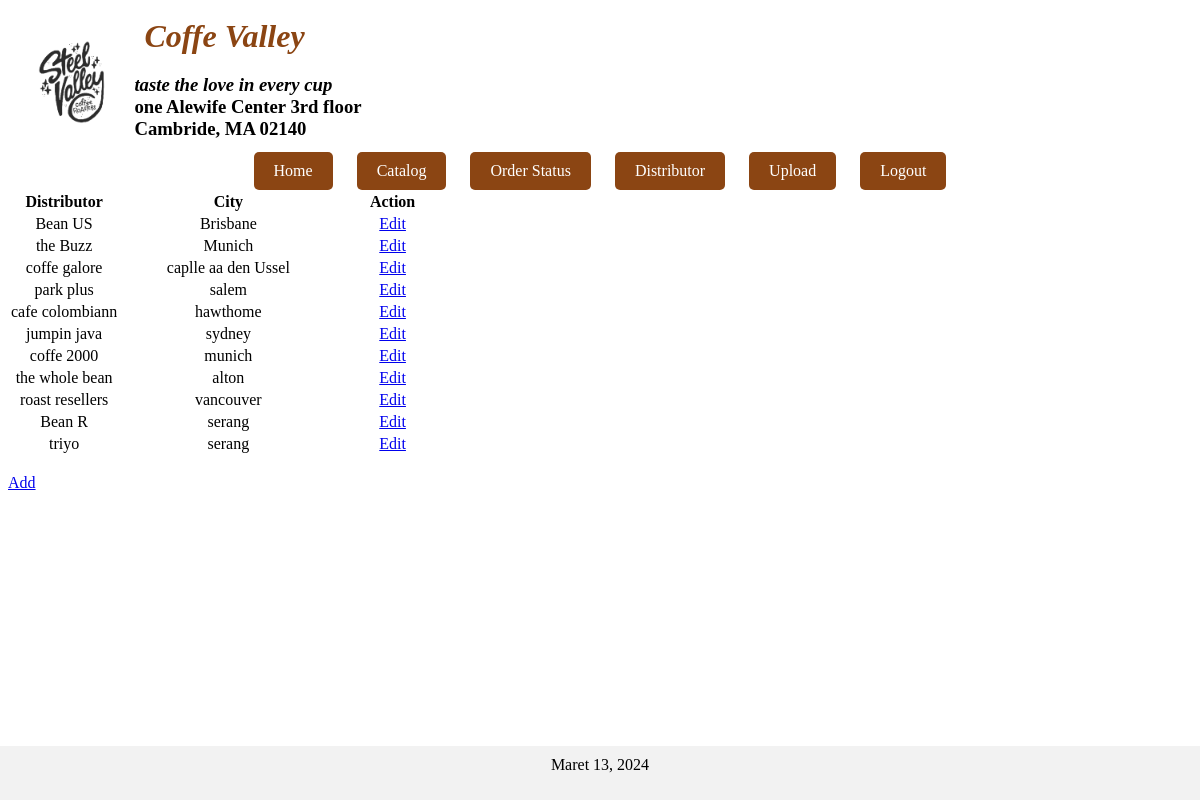
Screenshot of /distributor.php (signed in) with the database file from the repository.
### tables this page shows
CREATE TABLE `distributor` (
  `id` int NOT NULL,
  `nama` varchar(255) NOT NULL,
  `kota` varchar(255) NOT NULL,
  `wilayah` varchar(255) NOT NULL,
  `country` varchar(255) NOT NULL,
  `phone` varchar(255) NOT NULL,
  `email` varchar(255) NOT NULL,
  `last_edit_timestamp` timestamp NOT NULL
);

### distributor.php (the view, shortened to what this page needs)
<?php
include_once 'koneksi.php';
$query = "SELECT * FROM distributor";
$result = mysqli_query($conn, $query);
?>
<?php include_once 'header.php'; ?>
<div class="container">
    <div class="row justify-content-center">
        <div class="col-md-8 text-center">
            <table class="table table-striped">
                <thead>
                    <tr>
                        <th style="width: 25%;">Distributor</th>
                        <th style="width: 50%;">City</th>
                        <th style="width: 25%;">Action</th>
                    </tr>
                </thead>
                <tbody>
                    <?php
                    if (mysqli_num_rows($result) > 0) {
                        while ($row = mysqli_fetch_assoc($result)) {
                            $lastEditTimestamp = strtotime($row['last_edit_timestamp']);
                            $currentTimestamp = time();
                            $timeDifference = $currentTimestamp - $lastEditTimestamp;
                            $editButtonColor = ($timeDifference > 0) ? 'bluewhite' : 'red';
                            $additionalCSS = "style='color: $editButtonColor;'";
                    ?>
                            <tr>
                                <td style="text-align: center;"><?php echo $row['nama']; ?></td>
                                <td style="text-align: center;"><?php echo $row['kota']; ?></td>
                                <td style="text-align: center;"><a href="edit_dist.php?id=<?php echo $row['id']; ?>" <?php echo $additionalCSS; ?>>Edit</a></td>
                            </tr>
                    <?php
                        }
                    } else {
                        echo "<tr><td colspan='3'>No records found</td></tr>";
                    }
                    ?>
                </tbody>
            </table>
            <br>
            <div class="text-center">
                <a href="add_dist.php" class="btn btn-primary">Add</a>
            </div>
        </div>
    </div>
</div>
<?php include_once 'footer.php'; ?>

### rows the page displays
distributor: nama "Bean US", kota "Brisbane"
distributor: nama "the Buzz", kota "Munich"
distributor: nama "coffe galore", kota "caplle aa den Ussel"
distributor: nama "park plus", kota "salem"
distributor: nama "cafe colombiann", kota "hawthome"
distributor: nama "jumpin java", kota "sydney"
distributor: nama "coffe 2000", kota "munich"
distributor: nama "the whole bean", kota "alton"
distributor: nama "roast resellers", kota "vancouver"
distributor: nama "Bean R", kota "serang"
distributor: nama "triyo", kota "serang"
